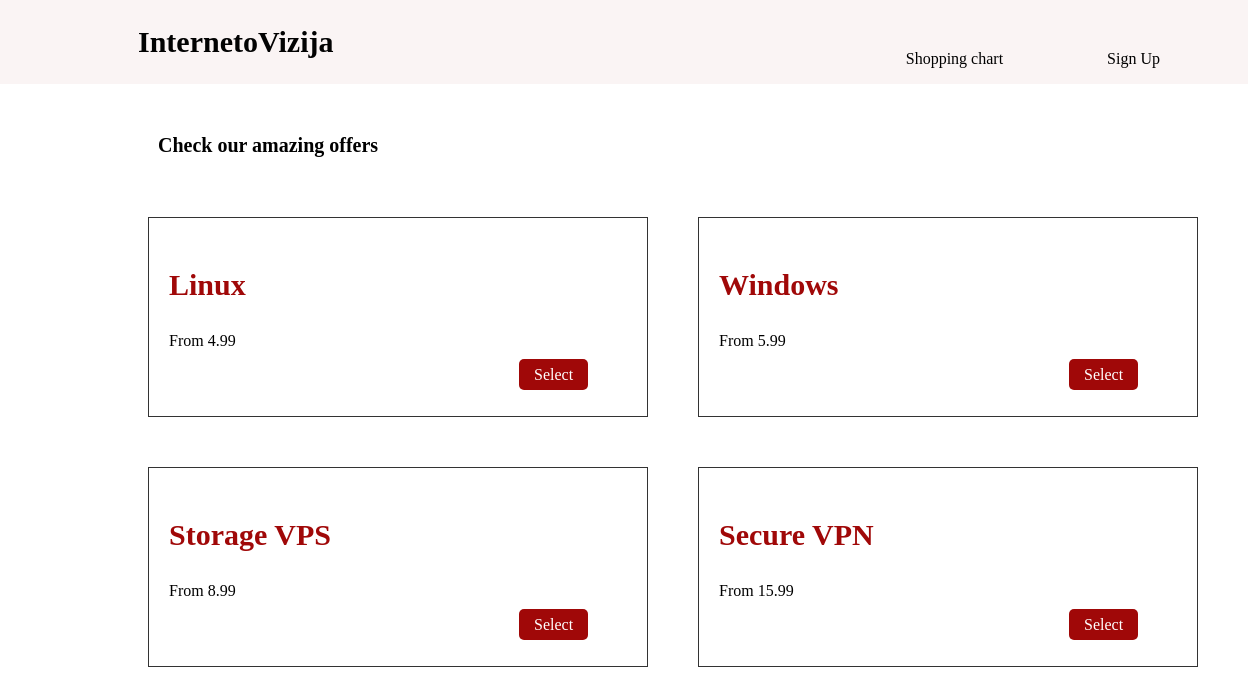
The page / on the database its author committed.
### tables this page shows
CREATE TABLE `categories` (
  `id` int(11) NOT NULL,
  `categoryname` varchar(255) NOT NULL,
  `price` varchar(25) NOT NULL
);

### index.php (the view, shortened to what this page needs)
<?php include('common/conection.php') ?>
<!DOCTYPE html>
<html lang="en">
<head>
    <link rel="stylesheet" href="mystyle.css">
</head>
<body>
    <?php include ('common/header.php') ?>
<div class="offers" >
    <h3>Check our amazing offers</h3>
</div>
<div class="container">
    <div class="grid-container" >
    <?php
$query = 'select * from categories';
$result = mysqli_query($connection , $query) ;
while($row = mysqli_fetch_assoc($result ))
{
?>
<div class="grid-item">
<div>
<h3><?php echo $row['categoryname'] ?></h3>
<p><?php echo $row['price'] ?></p>
</div>
<div class="bo">
<a href= "allproducts.php?cid=<?php echo $row['id']?>">Select</a>
</div>
</div>
    <?php }?>
    </div>
    </div>
    </body>
    </html>

### mystyle.css (style rules this page uses)
a:link { text-decoration: none; margin-right:100px ; color: black; }
.offers h3 { margin-left: 150px; margin-top: 50px; margin-bottom: 50px; font-size: 20px; }
.grid-container { display: grid; grid-template-columns: 500px 500px; grid-template-rows: 200px 200px; column-gap: 50px; row-gap: 50px; padding: 10px; margin-left: 130px; }
.grid-item { background-color: rgba(255, 255, 255, 0.8); border: 1px solid rgba(0, 0, 0, 0.8); padding: 20px; }
.bo a { margin-left: 350px; border-radius: 5px; background-color: rgb(160, 8, 8); color: white; padding: 7px 15px 7px 15px; }
.grid-item h3 { font-size: 30px; color: rgb(160, 8, 8); }

### rows shown on the page
categories: categoryname "Linux", price "From 4.99"
categories: categoryname "Windows", price "From 5.99"
categories: categoryname "Storage VPS", price "From 8.99"
categories: categoryname "Secure VPN", price "From 15.99"
